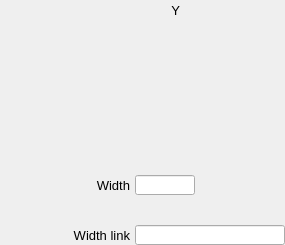
    <widget class="PyDMFrame" name="composite_4">
      <property name="geometry">
        <rect>
          <x>665</x>
          <y>45</y>
          <width>285</width>
          <height>245</height>
        </rect>
      </property>
      <widget class="QLabel" name="text_20">
        <property name="geometry">
          <rect>
            <x>170</x>
            <y>0</y>
            <width>10</width>
            <height>20</height>
          </rect>
        </property>
        <property name="text">
          <string>Y</string>
        </property>
        <property name="font" stdset="0">
          <font>
            <pointsize>10</pointsize>
          </font>
        </property>
        <property name="brush" stdset="0">
          <brush brushstyle="SolidPattern">
            <color alpha="255">
              <red>0</red>
              <green>0</green>
              <blue>0</blue>
            </color>
          </brush>
        </property>
        <property name="toolTip">
          <string>text_20</string>
        </property>
        <property name="alignment">
          <set>Qt::AlignRight|Qt::AlignTrailing|Qt::AlignVCenter</set>
        </property>
        <property name="styleSheet">
          <string notr="true">QLabel#text_20 {
  color: rgb(0, 0, 0);
  }</string>
        </property>
      </widget>
      <widget class="PyDMFrame" name="composite_5">
        <property name="geometry">
          <rect>
            <x>50</x>
            <y>25</y>
            <width>211</width>
            <height>20</height>
          </rect>
        </property>
        <widget class="QLabel" name="text_21">
          <property name="geometry">
            <rect>
              <x>665</x>
              <y>45</y>
              <width>80</width>
              <height>20</height>
            </rect>
          </property>
          <property name="text">
            <string>Position</string>
          </property>
          <property name="font" stdset="0">
            <font>
              <pointsize>10</pointsize>
            </font>
          </property>
          <property name="brush" stdset="0">
            <brush brushstyle="SolidPattern">
              <color alpha="255">
                <red>0</red>
                <green>0</green>
                <blue>0</blue>
              </color>
            </brush>
          </property>
          <property name="toolTip">
            <string>text_21</string>
          </property>
          <property name="alignment">
            <set>Qt::AlignRight|Qt::AlignTrailing|Qt::AlignVCenter</set>
          </property>
          <property name="styleSheet">
            <string notr="true">QLabel#text_21 {
  color: rgb(0, 0, 0);
  }</string>
          </property>
        </widget>
        <widget class="PyDMLineEdit" name="text_entry_12">
          <property name="geometry">
            <rect>
              <x>750</x>
              <y>45</y>
              <width>60</width>
              <height>20</height>
            </rect>
          </property>
          <property name="channel" stdset="0">
            <string>ca://${prefix}PositionY</string>
          </property>
          <property name="toolTip">
            <string>${prefix}PositionY</string>
          </property>
          <property name="font" stdset="0">
            <font>
              <pointsize>10</pointsize>
            </font>
          </property>
          <property name="styleSheet">
            <string notr="true">PyDMLineEdit#text_entry_12 {
  color: rgb(0, 0, 0);
  background-color: rgb(115, 223, 255);
  border: 1px solid black;
  margin: 0px;
  padding: 0px;
  spacing: 0px;
  }</string>
          </property>
        </widget>
        <widget class="PyDMLabel" name="text_update_9">
          <property name="geometry">
            <rect>
              <x>815</x>
              <y>46</y>
              <width>61</width>
              <height>18</height>
            </rect>
          </property>
          <property name="toolTip">
            <string>PV: ${prefix}PositionY_RBV</string>
          </property>
          <property name="channel" stdset="0">
            <string>ca://${prefix}PositionY_RBV</string>
          </property>
          <property name="font" stdset="0">
            <font>
              <pointsize>10</pointsize>
            </font>
          </property>
          <property name="alignment">
            <set>Qt::AlignCenter</set>
          </property>
          <property name="textInteractionFlags">
            <set>Qt::TextSelectableByKeyboard|Qt::TextSelectableByMouse</set>
          </property>
          <property name="styleSheet">
            <string notr="true">PyDMLabel#text_update_9 {
  color: rgb(10, 0, 184);
  background-color: rgb(187, 187, 187);
  }</string>
          </property>
        </widget>
      </widget>
      <widget class="PyDMSlider" name="valuator_3">
        <property name="geometry">
          <rect>
            <x>135</x>
            <y>50</y>
            <width>150</width>
            <height>20</height>
          </rect>
        </property>
        <property name="channel" stdset="0">
          <string>ca://${prefix}PositionY</string>
        </property>
        <property name="toolTip">
          <string>${prefix}PositionY</string>
        </property>
        <property name="orientation" stdset="0">
          <string>Qt::Horizontal</string>
        </property>
        <property name="showLimitLabels" stdset="0">
          <bool>true</bool>
        </property>
        <property name="showValueLabel" stdset="0">
          <bool>false</bool>
        </property>
        <property name="showUnits" stdset="0">
          <bool>false</bool>
        </property>
        <property name="tickPosition" stdset="0">
          <enum>QSlider::NoTicks</enum>
        </property>
        <property name="precision" stdset="0">
          <number>1</number>
        </property>
        <property name="styleSheet">
          <string notr="true">PyDMSlider#valuator_3 {
  color: rgb(0, 0, 0);
  background-color: rgb(115, 223, 255);
  }</string>
        </property>
      </widget>
      <widget class="PyDMSlider" name="valuator_4">
        <property name="geometry">
          <rect>
            <x>135</x>
            <y>125</y>
            <width>150</width>
            <height>20</height>
          </rect>
        </property>
        <property name="channel" stdset="0">
          <string>ca://${prefix}SizeY</string>
        </property>
        <property name="toolTip">
          <string>${prefix}SizeY</string>
        </property>
        <property name="orientation" stdset="0">
          <string>Qt::Horizontal</string>
        </property>
        <property name="showLimitLabels" stdset="0">
          <bool>true</bool>
        </property>
        <property name="showValueLabel" stdset="0">
          <bool>false</bool>
        </property>
        <property name="showUnits" stdset="0">
          <bool>false</bool>
        </property>
        <property name="tickPosition" stdset="0">
          <enum>QSlider::NoTicks</enum>
        </property>
        <property name="precision" stdset="0">
          <number>1</number>
        </property>
        <property name="styleSheet">
          <string notr="true">PyDMSlider#valuator_4 {
  color: rgb(0, 0, 0);
  background-color: rgb(115, 223, 255);
  }</string>
        </property>
      </widget>
      <widget class="PyDMFrame" name="composite_6">
        <property name="geometry">
          <rect>
            <x>90</x>
            <y>100</y>
            <width>171</width>
            <height>20</height>
          </rect>
        </property>
        <widget class="QLabel" name="text_22">
          <property name="geometry">
            <rect>
              <x>665</x>
              <y>45</y>
              <width>40</width>
              <height>20</height>
            </rect>
          </property>
          <property name="text">
            <string>Size</string>
          </property>
          <property name="font" stdset="0">
            <font>
              <pointsize>10</pointsize>
            </font>
          </property>
          <property name="brush" stdset="0">
            <brush brushstyle="SolidPattern">
              <color alpha="255">
                <red>0</red>
                <green>0</green>
                <blue>0</blue>
              </color>
            </brush>
          </property>
          <property name="toolTip">
            <string>text_22</string>
          </property>
          <property name="alignment">
            <set>Qt::AlignRight|Qt::AlignTrailing|Qt::AlignVCenter</set>
          </property>
          <property name="styleSheet">
            <string notr="true">QLabel#text_22 {
  color: rgb(0, 0, 0);
  }</string>
          </property>
        </widget>
        <widget class="PyDMLineEdit" name="text_entry_13">
          <property name="geometry">
            <rect>
              <x>710</x>
              <y>45</y>
              <width>60</width>
              <height>20</height>
            </rect>
          </property>
          <property name="channel" stdset="0">
            <string>ca://${prefix}SizeY</string>
          </property>
          <property name="toolTip">
            <string>${prefix}SizeY</string>
          </property>
          <property name="font" stdset="0">
            <font>
              <pointsize>10</pointsize>
            </font>
          </property>
          <property name="styleSheet">
            <string notr="true">PyDMLineEdit#text_entry_13 {
  color: rgb(0, 0, 0);
  background-color: rgb(115, 223, 255);
  border: 1px solid black;
  margin: 0px;
  padding: 0px;
  spacing: 0px;
  }</string>
          </property>
        </widget>
        <widget class="PyDMLabel" name="text_update_10">
          <property name="geometry">
            <rect>
              <x>775</x>
              <y>46</y>
              <width>61</width>
              <height>18</height>
            </rect>
          </property>
          <property name="toolTip">
            <string>PV: ${prefix}SizeY_RBV</string>
          </property>
          <property name="channel" stdset="0">
            <string>ca://${prefix}SizeY_RBV</string>
          </property>
          <property name="font" stdset="0">
            <font>
              <pointsize>10</pointsize>
            </font>
          </property>
          <property name="alignment">
            <set>Qt::AlignCenter</set>
          </property>
          <property name="textInteractionFlags">
            <set>Qt::TextSelectableByKeyboard|Qt::TextSelectableByMouse</set>
          </property>
          <property name="styleSheet">
            <string notr="true">PyDMLabel#text_update_10 {
  color: rgb(10, 0, 184);
  background-color: rgb(187, 187, 187);
  }</string>
          </property>
        </widget>
      </widget>
      <widget class="PyDMFrame" name="composite_7">
        <property name="geometry">
          <rect>
            <x>40</x>
            <y>150</y>
            <width>245</width>
            <height>20</height>
          </rect>
        </property>
        <widget class="QLabel" name="text_23">
          <property name="geometry">
            <rect>
              <x>665</x>
              <y>45</y>
              <width>90</width>
              <height>20</height>
            </rect>
          </property>
          <property name="text">
            <string>Size link</string>
          </property>
          <property name="font" stdset="0">
            <font>
              <pointsize>10</pointsize>
            </font>
          </property>
          <property name="brush" stdset="0">
            <brush brushstyle="SolidPattern">
              <color alpha="255">
                <red>0</red>
                <green>0</green>
                <blue>0</blue>
              </color>
            </brush>
          </property>
          <property name="toolTip">
            <string>text_23</string>
          </property>
          <property name="alignment">
            <set>Qt::AlignRight|Qt::AlignTrailing|Qt::AlignVCenter</set>
          </property>
          <property name="styleSheet">
            <string notr="true">QLabel#text_23 {
  color: rgb(0, 0, 0);
  }</string>
          </property>
        </widget>
        <widget class="PyDMLineEdit" name="text_entry_14">
          <property name="geometry">
            <rect>
              <x>760</x>
              <y>45</y>
              <width>150</width>
              <height>20</height>
            </rect>
          </property>
          <property name="channel" stdset="0">
            <string>ca://${prefix}SizeYLink.DOL</string>
          </property>
          <property name="toolTip">
            <string>${prefix}SizeYLink.DOL</string>
          </property>
          <property name="displayFormat" stdset="0">
            <enum>PyDMLineEdit::String</enum>
          </property>
          <property name="font" stdset="0">
            <font>
              <pointsize>10</pointsize>
            </font>
          </property>
          <property name="styleSheet">
            <string notr="true">PyDMLineEdit#text_entry_14 {
  color: rgb(0, 0, 0);
  background-color: rgb(115, 223, 255);
  border: 1px solid black;
  margin: 0px;
  padding: 0px;
  spacing: 0px;
  }</string>
          </property>
        </widget>
      </widget>
      <widget class="PyDMSlider" name="valuator_5">
        <property name="geometry">
          <rect>
            <x>135</x>
            <y>200</y>
            <width>150</width>
            <height>20</height>
          </rect>
        </property>
        <property name="channel" stdset="0">
          <string>ca://${prefix}WidthY</string>
        </property>
        <property name="toolTip">
          <string>${prefix}WidthY</string>
        </property>
        <property name="orientation" stdset="0">
          <string>Qt::Horizontal</string>
        </property>
        <property name="showLimitLabels" stdset="0">
          <bool>true</bool>
        </property>
        <property name="showValueLabel" stdset="0">
          <bool>false</bool>
        </property>
        <property name="showUnits" stdset="0">
          <bool>false</bool>
        </property>
        <property name="tickPosition" stdset="0">
          <enum>QSlider::NoTicks</enum>
        </property>
        <property name="precision" stdset="0">
          <number>1</number>
        </property>
        <property name="styleSheet">
          <string notr="true">PyDMSlider#valuator_5 {
  color: rgb(0, 0, 0);
  background-color: rgb(115, 223, 255);
  }</string>
        </property>
      </widget>
      <widget class="QLabel" name="text_24">
        <property name="geometry">
          <rect>
            <x>80</x>
            <y>175</y>
            <width>50</width>
            <height>20</height>
          </rect>
        </property>
        <property name="text">
          <string>Width</string>
        </property>
        <property name="font" stdset="0">
          <font>
            <pointsize>10</pointsize>
          </font>
        </property>
        <property name="brush" stdset="0">
          <brush brushstyle="SolidPattern">
            <color alpha="255">
              <red>0</red>
              <green>0</green>
              <blue>0</blue>
            </color>
          </brush>
        </property>
        <property name="toolTip">
          <string>text_24</string>
        </property>
        <property name="alignment">
          <set>Qt::AlignRight|Qt::AlignTrailing|Qt::AlignVCenter</set>
        </property>
        <property name="styleSheet">
          <string notr="true">QLabel#text_24 {
  color: rgb(0, 0, 0);
  }</string>
        </property>
      </widget>
      <widget class="PyDMLineEdit" name="text_entry_15">
        <property name="geometry">
          <rect>
            <x>135</x>
            <y>175</y>
            <width>60</width>
            <height>20</height>
          </rect>
        </property>
        <property name="channel" stdset="0">
          <string>ca://${prefix}WidthY</string>
        </property>
        <property name="toolTip">
          <string>${prefix}WidthY</string>
        </property>
        <property name="font" stdset="0">
          <font>
            <pointsize>10</pointsize>
          </font>
        </property>
        <property name="styleSheet">
          <string notr="true">PyDMLineEdit#text_entry_15 {
  color: rgb(0, 0, 0);
  background-color: rgb(115, 223, 255);
  border: 1px solid black;
  margin: 0px;
  padding: 0px;
  spacing: 0px;
  }</string>
        </property>
      </widget>
      <widget class="PyDMLabel" name="text_update_11">
        <property name="geometry">
          <rect>
            <x>200</x>
            <y>176</y>
            <width>61</width>
            <height>18</height>
          </rect>
        </property>
        <property name="toolTip">
          <string>PV: ${prefix}WidthY_RBV</string>
        </property>
        <property name="channel" stdset="0">
          <string>ca://${prefix}WidthY_RBV</string>
        </property>
        <property name="font" stdset="0">
          <font>
            <pointsize>10</pointsize>
          </font>
        </property>
        <property name="alignment">
          <set>Qt::AlignCenter</set>
        </property>
        <property name="textInteractionFlags">
          <set>Qt::TextSelectableByKeyboard|Qt::TextSelectableByMouse</set>
        </property>
        <property name="styleSheet">
          <string notr="true">PyDMLabel#text_update_11 {
  color: rgb(10, 0, 184);
  background-color: rgb(187, 187, 187);
  }</string>
        </property>
      </widget>
      <widget class="PyDMLineEdit" name="text_entry_16">
        <property name="geometry">
          <rect>
            <x>135</x>
            <y>225</y>
            <width>150</width>
            <height>20</height>
          </rect>
        </property>
        <property name="channel" stdset="0">
          <string>ca://${prefix}WidthYLink.DOL</string>
        </property>
        <property name="toolTip">
          <string>${prefix}WidthYLink.DOL</string>
        </property>
        <property name="displayFormat" stdset="0">
          <enum>PyDMLineEdit::String</enum>
        </property>
        <property name="font" stdset="0">
          <font>
            <pointsize>10</pointsize>
          </font>
        </property>
        <property name="styleSheet">
          <string notr="true">PyDMLineEdit#text_entry_16 {
  color: rgb(0, 0, 0);
  background-color: rgb(115, 223, 255);
  border: 1px solid black;
  margin: 0px;
  padding: 0px;
  spacing: 0px;
  }</string>
        </property>
      </widget>
      <widget class="QLabel" name="text_25">
        <property name="geometry">
          <rect>
            <x>30</x>
            <y>225</y>
            <width>100</width>
            <height>20</height>
          </rect>
        </property>
        <property name="text">
          <string>Width link</string>
        </property>
        <property name="font" stdset="0">
          <font>
            <pointsize>10</pointsize>
          </font>
        </property>
        <property name="brush" stdset="0">
          <brush brushstyle="SolidPattern">
            <color alpha="255">
              <red>0</red>
              <green>0</green>
              <blue>0</blue>
            </color>
          </brush>
        </property>
        <property name="toolTip">
          <string>text_25</string>
        </property>
        <property name="alignment">
          <set>Qt::AlignRight|Qt::AlignTrailing|Qt::AlignVCenter</set>
        </property>
        <property name="styleSheet">
          <string notr="true">QLabel#text_25 {
  color: rgb(0, 0, 0);
  }</string>
        </property>
      </widget>
      <widget class="PyDMFrame" name="composite_8">
        <property name="geometry">
          <rect>
            <x>0</x>
            <y>75</y>
            <width>285</width>
            <height>20</height>
          </rect>
        </property>
        <widget class="QLabel" name="text_26">
          <property name="geometry">
            <rect>
              <x>665</x>
              <y>45</y>
              <width>130</width>
              <height>20</height>
            </rect>
          </property>
          <property name="text">
            <string>Position link</string>
          </property>
          <property name="font" stdset="0">
            <font>
              <pointsize>10</pointsize>
            </font>
          </property>
          <property name="brush" stdset="0">
            <brush brushstyle="SolidPattern">
              <color alpha="255">
                <red>0</red>
                <green>0</green>
                <blue>0</blue>
              </color>
            </brush>
          </property>
          <property name="toolTip">
            <string>text_26</string>
          </property>
          <property name="alignment">
            <set>Qt::AlignRight|Qt::AlignTrailing|Qt::AlignVCenter</set>
          </property>
          <property name="styleSheet">
            <string notr="true">QLabel#text_26 {
  color: rgb(0, 0, 0);
  }</string>
          </property>
        </widget>
        <widget class="PyDMLineEdit" name="text_entry_17">
          <property name="geometry">
            <rect>
              <x>800</x>
              <y>45</y>
              <width>150</width>
              <height>20</height>
            </rect>
          </property>
          <property name="channel" stdset="0">
            <string>ca://${prefix}PositionYLink.DOL</string>
          </property>
          <property name="toolTip">
            <string>${prefix}PositionYLink.DOL</string>
          </property>
          <property name="displayFormat" stdset="0">
            <enum>PyDMLineEdit::String</enum>
          </property>
          <property name="font" stdset="0">
            <font>
              <pointsize>10</pointsize>
            </font>
          </property>
          <property name="styleSheet">
            <string notr="true">PyDMLineEdit#text_entry_17 {
  color: rgb(0, 0, 0);
  background-color: rgb(115, 223, 255);
  border: 1px solid black;
  margin: 0px;
  padding: 0px;
  spacing: 0px;
  }</string>
          </property>
        </widget>
      </widget>
    </widget>
